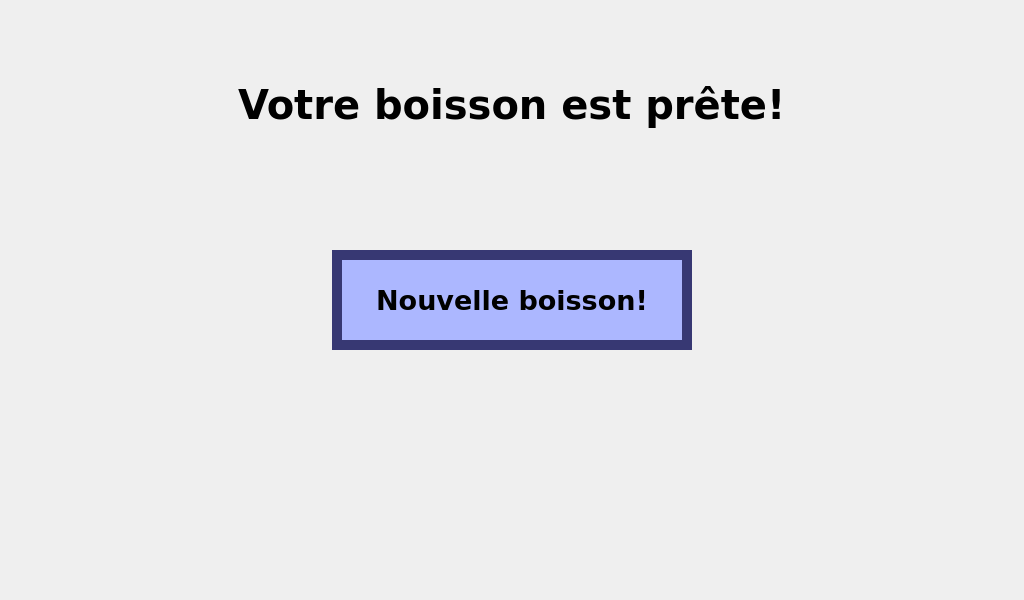
<?xml version="1.0" encoding="UTF-8"?>
<ui version="4.0">
 <class>Finished</class>
 <widget class="QDialog" name="Finished">
  <property name="geometry">
   <rect>
    <x>0</x>
    <y>0</y>
    <width>1024</width>
    <height>600</height>
   </rect>
  </property>
  <property name="windowTitle">
   <string>Dialog</string>
  </property>
  <widget class="QLineEdit" name="titleText">
   <property name="geometry">
    <rect>
     <x>0</x>
     <y>70</y>
     <width>1024</width>
     <height>70</height>
    </rect>
   </property>
   <property name="font">
    <font>
     <family>Verdana</family>
     <pointsize>30</pointsize>
     <weight>75</weight>
     <bold>true</bold>
    </font>
   </property>
   <property name="styleSheet">
    <string notr="true">background-color: rgba(255, 255, 255, 0);</string>
   </property>
   <property name="text">
    <string>Votre boisson est prête!</string>
   </property>
   <property name="frame">
    <bool>false</bool>
   </property>
   <property name="alignment">
    <set>Qt::AlignCenter</set>
   </property>
   <property name="readOnly">
    <bool>true</bool>
   </property>
  </widget>
  <widget class="QPushButton" name="newDrink">
   <property name="geometry">
    <rect>
     <x>332</x>
     <y>250</y>
     <width>360</width>
     <height>100</height>
    </rect>
   </property>
   <property name="font">
    <font>
     <family>Verdana</family>
     <pointsize>20</pointsize>
     <weight>75</weight>
     <bold>true</bold>
    </font>
   </property>
   <property name="styleSheet">
    <string notr="true">border: 10px solid;
background-color: rgb(172, 183, 255);
border-color: rgb(55, 56, 115);</string>
   </property>
   <property name="text">
    <string>Nouvelle boisson!</string>
   </property>
   <property name="autoDefault">
    <bool>false</bool>
   </property>
   <property name="default">
    <bool>false</bool>
   </property>
   <property name="flat">
    <bool>false</bool>
   </property>
  </widget>
 </widget>
 <resources/>
 <connections/>
</ui>
